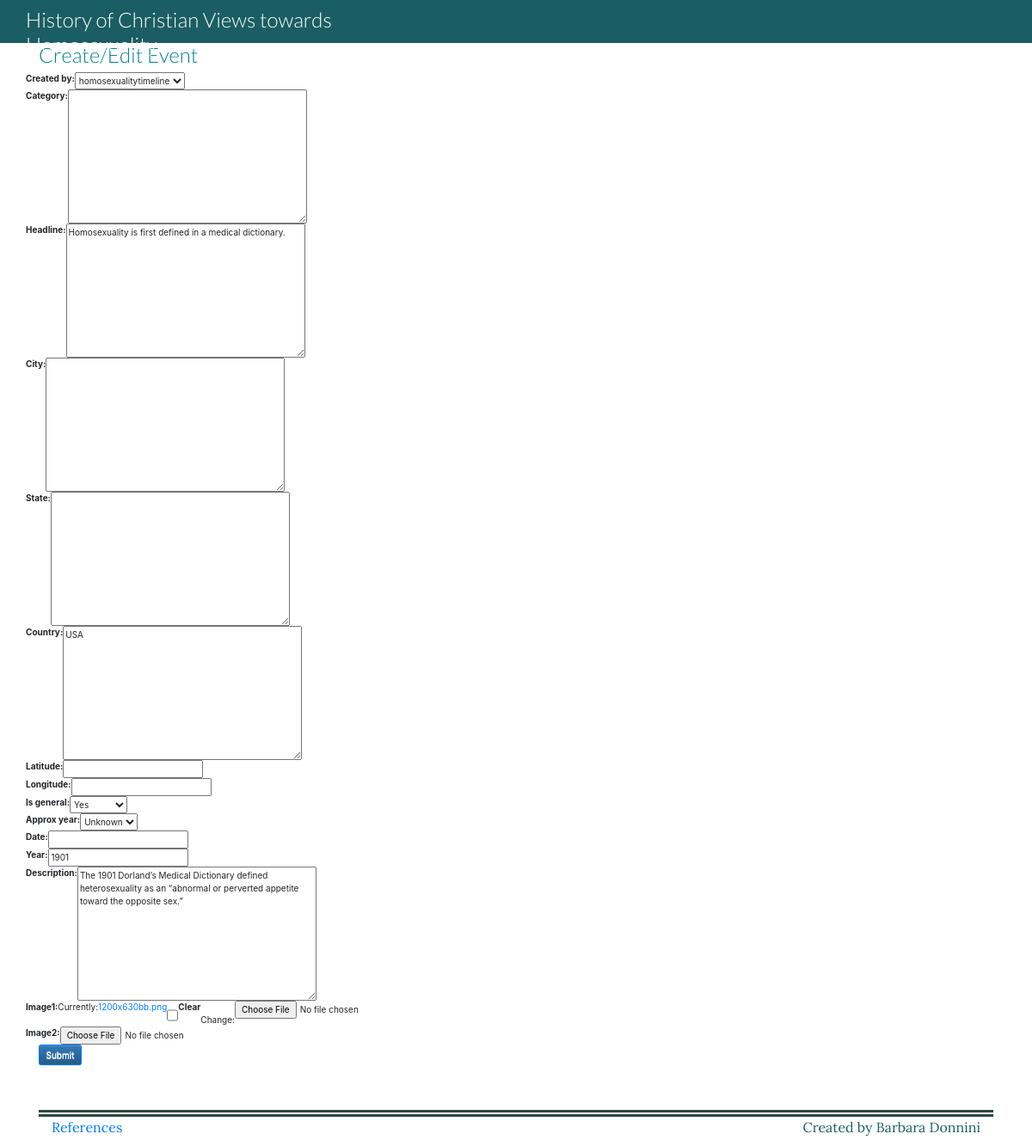
The page /maintimeline/6/update on the database its author committed.
### maintimeline/models.py (models this page shows, shortened)
class Event(models.Model):
    created_by = models.ForeignKey(User, related_name='events', on_delete=models.CASCADE,)
    category = models.TextField(
        null=True,
        blank=True,
    )
    headline = models.TextField()
    city = models.TextField(
        null=True,
        blank=True,
    )
    state = models.TextField(
        null=True,
        blank=True,
    )
    country = models.TextField(
        null=True,
        blank=True,
    )
    latitude = models.DecimalField(
        null=True,
        blank=True,
        max_digits=9,
        decimal_places=6
    )
    longitude = models.DecimalField(
        null=True,
        blank=True,
        max_digits=9,
        decimal_places=6
    )
    is_general = models.NullBooleanField()
    approx_year = models.NullBooleanField()
    date = models.DateField(
        null=True,
        blank=True,
        )
    year = models.IntegerField(
        null=True,
        blank=True,
        )
    description = models.TextField(
        null=True,
        blank=True,
    )
    image1 = models.ImageField(
        null=True,
        blank=True,
    )
    image2 = models.ImageField(
        null=True,
        blank=True,
    )

### maintimeline/views.py (the view)
# urls.py: path('maintimeline/<int:pk>/update', EventUpdate.as_view(), name='event-update'),
class EventUpdate(UpdateView):
    model = Event
    fields = '__all__'
    exclude = ['created_by']

### maintimeline/templates/maintimeline/event_form.html (shortened to what this page needs)
{% extends 'maintimeline/base.html' %}
{% load static %}
{% block content %}
<div class="container">
    <h1>Create/Edit Event</h1>
<form method="post" >
{% for field in form %}
<div class="row">
  {{ field.label_tag }}  {{ field }}
</div>
{% endfor %}
<button type="submit" class="btn btn-primary btn-default">Submit</button>
</form>
{% endblock %}

### rows shown on the page
Event: form "homosexualitytimeline" "Homosexuality is first defined in a medical dictionary." "USA" "Yes" "Unknown" "1901" "The 1901 Dorland’s Medical Dictionary defined heterosexuality as an “abnormal or perverted appetite toward the opposite sex.”"

### other values the page prints
{{ field.label_tag }} "Created by:" "Category:" "Headline:" "City:" "State:" "Country:" "Latitude:" "Longitude:" "Is general:" "Approx year:" "Date:" "Year:" "Description:" "Image1:" "Image2:"
